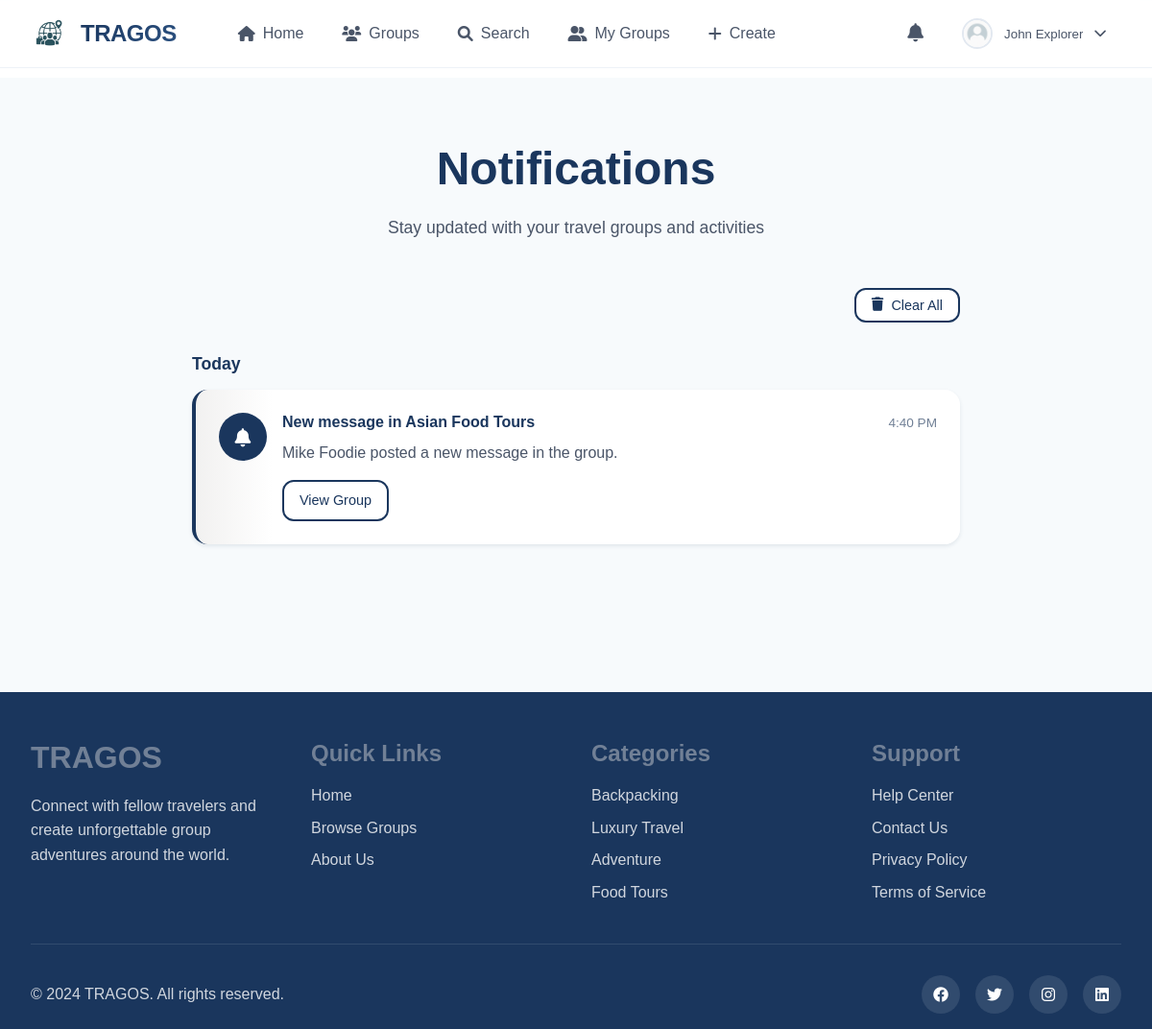
/notifications.php (signed in), run on the app's committed database.
### tables this page shows
CREATE TABLE users (
    id INT AUTO_INCREMENT PRIMARY KEY,
    username VARCHAR(50) UNIQUE NOT NULL,
    email VARCHAR(100) UNIQUE NOT NULL,
    password VARCHAR(255) NOT NULL,
    display_name VARCHAR(100),
    bio TEXT,
    profile_picture VARCHAR(255) DEFAULT 'default-avatar.png',
    phone VARCHAR(20),
    location VARCHAR(100),
    created_at TIMESTAMP DEFAULT CURRENT_TIMESTAMP,
    updated_at TIMESTAMP DEFAULT CURRENT_TIMESTAMP ON UPDATE CURRENT_TIMESTAMP,
    is_active BOOLEAN DEFAULT TRUE
);

CREATE TABLE notifications (
    id INT AUTO_INCREMENT PRIMARY KEY,
    user_id INT NOT NULL,
    type ENUM('join_request', 'join_approved', 'join_rejected', 'new_message', 'group_invite') NOT NULL,
    title VARCHAR(255) NOT NULL,
    message TEXT,
    related_id INT,
    is_read BOOLEAN DEFAULT FALSE,
    created_at TIMESTAMP DEFAULT CURRENT_TIMESTAMP,
    FOREIGN KEY (user_id) REFERENCES users(id) ON DELETE CASCADE
);

### notifications.php (the view, shortened to what this page needs)
<?php
include 'includes/header.php';
$database = new Database();
$db = $database->getConnection();
$notifications_query = "SELECT n.*, g.name as group_name
                       FROM notifications n
                       LEFT JOIN groups_table g ON n.related_id = g.id AND n.type IN ('join_request', 'join_approved', 'new_message', 'member_left')
                       WHERE n.user_id = :user_id
                       ORDER BY n.created_at DESC";
$notifications_stmt = $db->prepare($notifications_query);
$notifications_stmt->bindParam(':user_id', $current_user['id']);
$notifications_stmt->execute();
$notifications = $notifications_stmt->fetchAll(PDO::FETCH_ASSOC);
$grouped_notifications = [];
foreach ($notifications as $notification) {
    $date = date('Y-m-d', strtotime($notification['created_at']));
    $grouped_notifications[$date][] = $notification;
}
?>
<main class="main-content">
    <section class="notifications-section">
        <div class="container">
            <div class="notifications-header">
                <h1>Notifications</h1>
                <p>Stay updated with your travel groups and activities</p>
            </div>
            <?php if (empty($notifications)): ?>
                <div class="no-notifications">
                    <div class="no-notifications-content">
                        <i class="fas fa-bell"></i>
                        <h3>No notifications yet</h3>
                        <p>When you join groups, receive messages, or have group activity, you'll see notifications here.</p>
                        <a href="groups.php" class="btn btn-primary">
                            <i class="fas fa-search"></i> Browse Groups
                        </a>
                    </div>
                </div>
            <?php else: ?>
                <div class="notifications-container">
                    <div class="notifications-actions">
                        <button onclick="clearAllNotifications()" class="btn btn-outline btn-small">
                            <i class="fas fa-trash"></i> Clear All
                        </button>
                    </div>
                    <div class="notifications-list">
                        <?php foreach ($grouped_notifications as $date => $date_notifications): ?>
                            <div class="notifications-date-group">
                                <div class="date-header">
                                    <h3><?php echo formatNotificationDate($date); ?></h3>
                                </div>
                                <div class="notifications-items">
                                    <?php foreach ($date_notifications as $notification): ?>
                                        <div class="notification-item <?php echo !$notification['is_read'] ? 'unread' : ''; ?>"
                                             data-notification-id="<?php echo $notification['id']; ?>">
                                            <div class="notification-icon">
                                                <?php echo getNotificationIcon($notification['type']); ?>
                                            </div>
                                            <div class="notification-content">
                                                <div class="notification-header">
                                                    <h4><?php echo htmlspecialchars($notification['title']); ?></h4>
                                                    <span class="notification-time">
                                                        <?php echo date('g:i A', strtotime($notification['created_at'])); ?>
                                                    </span>
                                                </div>
                                                <p><?php echo htmlspecialchars($notification['message']); ?></p>
                                                <?php if ($notification['related_id'] && $notification['group_name']): ?>
                                                    <div class="notification-actions">
                                                        <?php if ($notification['type'] === 'join_request'): ?>
                                                            <a href="manage-requests.php?id=<?php echo $notification['related_id']; ?>" class="btn btn-primary btn-small">
                                                                Review Request
                                                            </a>
                                                        <?php elseif (in_array($notification['type'], ['new_message', 'join_approved', 'member_left'])): ?>
                                                            <a href="group-details.php?id=<?php echo $notification['related_id']; ?>" class="btn btn-outline btn-small">
                                                                View Group
                                                            </a>
                                                        <?php endif; ?>
                                                    </div>
                                                <?php endif; ?>
                                            </div>
                                        </div>
                                    <?php endforeach; ?>
                                </div>
                            </div>
                        <?php endforeach; ?>
                    </div>
                </div>
            <?php endif; ?>
        </div>
    </section>
</main>
<?php
include 'includes/footer.php';
function formatNotificationDate($date) {
    $today = date('Y-m-d');
    $yesterday = date('Y-m-d', strtotime('-1 day'));
    if ($date === $today) {
        return 'Today';
    } elseif ($date === $yesterday) {
        return 'Yesterday';
    } else {
        return date('F j, Y', strtotime($date));
    }
}
function getNotificationIcon($type) {
    $icons = [
        'join_request' => '<i class="fas fa-user-plus"></i>',
        'join_approved' => '<i class="fas fa-check-circle"></i>',
        'new_message' => '<i class="fas fa-comment"></i>',
        'member_left' => '<i class="fas fa-user-minus"></i>',
        'group_deleted' => '<i class="fas fa-trash"></i>'
    ];
    $icon_html = $icons[$type] ?? '<i class="fas fa-bell"></i>';
    return '<div class="notification-icon ' . str_replace('_', '-', $type) . '">' . $icon_html . '</div>';
}
?>

### includes/header.php (shortened to what this page needs)
<?php
$current_user = null;
if (isset($_SESSION['user_id'])) {
    $database = new Database();
    $db = $database->getConnection();
    $user_query = "SELECT * FROM users WHERE id = :user_id";
    $user_stmt = $db->prepare($user_query);
    $user_stmt->bindParam(':user_id', $_SESSION['user_id']);
    $user_stmt->execute();
    if ($user_stmt->rowCount() > 0) {
        $current_user = $user_stmt->fetch(PDO::FETCH_ASSOC);
    }
}
?>
<!DOCTYPE html>
<html lang="en">
<head>
    <link rel="stylesheet" href="assets/css/style.css">
    <link rel="stylesheet" href="https://cdnjs.cloudflare.com/ajax/libs/font-awesome/6.0.0/css/all.min.css">
</head>
<body>
    <header class="main-header">
        <nav class="navbar">
            <div class="nav-container">
                <div class="nav-brand">
                    <a href="index.php" class="brand-link">
                        <img src="assets/images/logo.png" alt="TRAGOS" class="brand-logo">
                        <span class="brand-text">TRAGOS</span>
                    </a>
                </div>
                <div class="nav-menu" id="navMenu">
                    <div class="nav-links">
                        <a href="index.php" class="nav-link <?php echo basename($_SERVER['PHP_SELF']) == 'index.php' ? 'active' : ''; ?>">
                            <i class="fas fa-home"></i> Home
                        </a>
                        <a href="groups.php" class="nav-link <?php echo basename($_SERVER['PHP_SELF']) == 'groups.php' ? 'active' : ''; ?>">
                            <i class="fas fa-users"></i> Groups
                        </a>
                        <a href="search.php" class="nav-link <?php echo basename($_SERVER['PHP_SELF']) == 'search.php' ? 'active' : ''; ?>">
                            <i class="fas fa-search"></i> Search
                        </a>
                        <?php if ($current_user): ?>
                            <a href="my-groups.php" class="nav-link <?php echo basename($_SERVER['PHP_SELF']) == 'my-groups.php' ? 'active' : ''; ?>">
                                <i class="fas fa-user-friends"></i> My Groups
                            </a>
                            <a href="create-group.php" class="nav-link <?php echo basename($_SERVER['PHP_SELF']) == 'create-group.php' ? 'active' : ''; ?>">
                                <i class="fas fa-plus"></i> Create
                            </a>
                        <?php endif; ?>
                    </div>
                    <div class="nav-actions">
                        <?php if ($current_user): ?>
                            <a href="notifications.php" class="nav-notification">
                                <i class="fas fa-bell"></i>
                            </a>
                            <div class="nav-user-menu">
                                <button class="user-menu-toggle" onclick="toggleUserMenu()">
                                    <img src="assets/images/<?php echo $current_user['profile_picture']; ?>"
                                         alt="Profile" class="user-avatar">
                                    <span class="user-name"><?php echo htmlspecialchars($current_user['display_name'] ?: $current_user['username']); ?></span>
                                    <i class="fas fa-chevron-down"></i>
                                </button>
                            </div>
                        <?php else: ?>
                            <a href="login.php" class="nav-btn btn-outline">Login</a>
                            <a href="register.php" class="nav-btn btn-primary">Sign Up</a>
                        <?php endif; ?>
                    </div>
                </div>
            </div>
        </nav>
    </header>

### assets/css/style.css (style rules this page uses)
:root { --primary-color: #1a365d; --primary-light: #2c5282; --secondary-color: #718096; --accent-color: #4299e1; --success-color: #38a169; --warning-color: #ecc94b; --error-color: #e53e3e; --info-color: #3182ce; --text-primary: #2d3748; --text-secondary: #4a5568; --text-muted: #718096; --text-light: #FFFFFF; --bg-primary: #FFFFFF; --bg-secondary: #f7fafc; --bg-tertiary: #edf2f7; --bg-dark: #1a365d; --border-color: #e2e8f0; --border-light: #edf2f7; --shadow-sm: 0 2px 4px rgba(26, 54, 93, 0.1); --shadow-md: 0 4px 12px rgba(26, 54, 93, 0.15); --shadow-lg: 0 8px 24px rgba(26, 54, 93, 0.2); --gradient-primary: linear-gradient(135deg, #1a365d 0%, #2c5282 100%); --gradient-secondary: linear-gradient(135deg, #4299e1 0%, #2c5282 100%); --gradient-hero: linear-gradient(135deg, rgba(26, 54, 93, 0.8) 0%, rgba(44, 82, 130, 0.6) 100%); --font-family: 'Poppins', sans-serif; --border-radius: 12px; --border-radius-sm: 8px; --border-radius-lg: 16px; --transition: all 0.3s cubic-bezier(0.4, 0, 0.2, 1); }
* { margin: 0; padding: 0; box-sizing: border-box; }
body { font-family: var(--font-family); line-height: 1.6; color: var(--text-primary); background-color: var(--bg-primary); overflow-x: hidden; }
h1, h2, h3, h4, h5, h6 { font-weight: 600; line-height: 1.3; margin-bottom: 1rem; }
h1 { font-size: 3rem; }
h3 { font-size: 2rem; }
h4 { font-size: 1.5rem; }
p { margin-bottom: 1rem; color: var(--text-secondary); }
a { text-decoration: none; color: var(--primary-color); transition: var(--transition); }
.container { max-width: 1200px; margin: 0 auto; padding: 0 2rem; }
.btn { display: inline-flex; align-items: center; gap: 0.5rem; padding: 0.75rem 1.5rem; border: none; border-radius: var(--border-radius); font-family: var(--font-family); font-weight: 500; text-decoration: none; cursor: pointer; transition: var(--transition); font-size: 0.95rem; }
.btn-outline { background: #fff !important; color: var(--primary-color) !important; border: 2px solid var(--primary-color) !important; }
.btn-small { padding: 0.5rem 1rem; font-size: 0.9rem; }
.navbar { background: rgba(255, 255, 255, 0.95); backdrop-filter: blur(10px); border-bottom: 1px solid var(--border-light); position: fixed; top: 0; left: 0; right: 0; z-index: 1000; transition: var(--transition); }
.nav-container { display: flex; align-items: center; justify-content: space-between; padding: 1rem 2rem; max-width: 1200px; margin: 0 auto; }
.nav-brand { display: flex; align-items: center; gap: 0.75rem; }
.nav-brand a { display: flex; align-items: center; gap: 0.75rem; color: var(--primary-color); font-weight: 700; font-size: 1.5rem; }
.brand-text { background: var(--gradient-primary); -webkit-background-clip: text; -webkit-text-fill-color: transparent; background-clip: text; }
.nav-menu { display: flex; align-items: center; gap: 2rem; }
.nav-link { display: flex; align-items: center; gap: 0.5rem; padding: 0.5rem 1rem; border-radius: var(--border-radius-sm); color: var(--text-secondary); font-weight: 500; position: relative; }
.nav-actions { display: flex; align-items: center; gap: 1rem; }
.user-avatar { width: 32px; height: 32px; border-radius: 50%; object-fit: cover; }
.main-content { margin-top: 80px; }
section { padding: 5rem 0; }

### data on the page
users: profile_picture (placeholder picture), display_name "John Explorer"
notifications: created_at "Today", title "New message in Asian Food Tours", created_at "4:40 PM", message "Mike Foodie posted a new message in the group."
